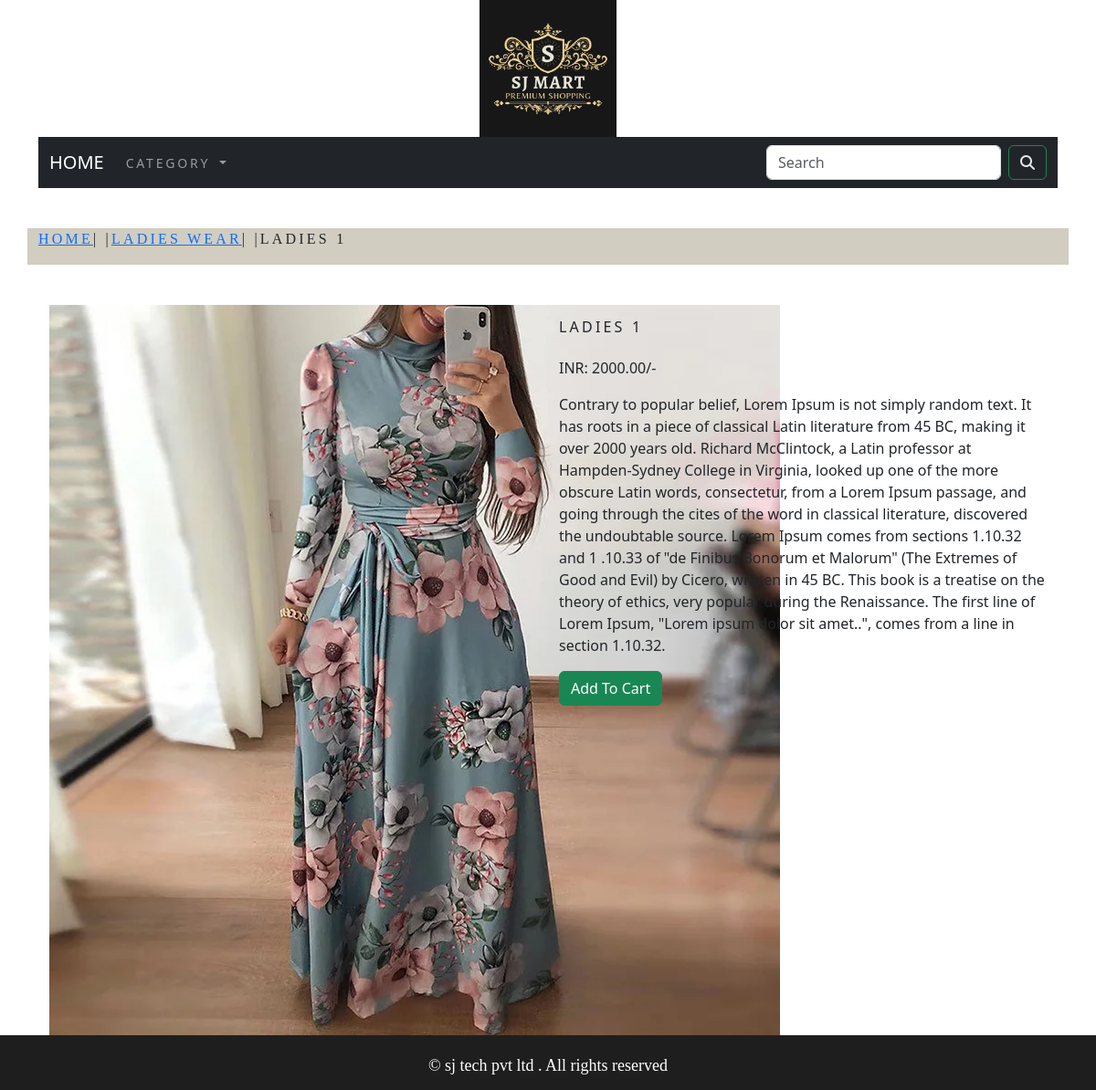
Page /EcomApp/ladies-wear/ladies-1/ on the committed database.
### EcomApp/models.py (models this page shows, shortened)
class Product(models.Model):
    name = models.CharField(max_length=250,unique=True)
    slug = models.SlugField(max_length=250,unique=True)
    description = models.TextField(blank=True)
    price = models.DecimalField(max_digits=10,decimal_places=2)
    category = models.ForeignKey(Category,on_delete=models.CASCADE)
    image = models.ImageField(upload_to='product',blank=True)
    stock = models.IntegerField()
    availability = models.BooleanField(default=True)
    created = models.DateTimeField(auto_now_add=True)
    updated = models.DateTimeField(auto_now=True)
    class Meta :
        ordering = ('name',)
        verbose_name = 'product'
        verbose_name_plural ='products'

class Category(models.Model):
    name = models.CharField(max_length=200,unique=True)
    slug = models.SlugField(max_length=200,unique=True)
    description = models.TextField(blank=True)
    image = models.ImageField(upload_to='category',blank=True)
    class Meta:
        ordering = ('name',)
        verbose_name = 'category'
        verbose_name_plural = 'categories'
    def get_url(self):
        return reverse('EcomApp:products_by_category',args=[self.slug])
    def __str__(self):
        return self.name

### EcomApp/views.py (the view)
# urls.py: path('<slug:c_slug>/<slug:product_slug>/',views.proDetail,name='ProdCatdetail'),
def proDetail(request, c_slug, product_slug):
    try:
        product= Product.objects.get(category__slug=c_slug,slug=product_slug)
    except Exception as e:
        raise e
    return render(request , 'product.html',{'product':product})

### EcomApp/context_processors.py (called while the page is built)
def menu_links(request):
    links = Category.objects.all()
    return dict(links=links)

### cart/context_processors.py (called while the page is built)
def counter(request):
    item_count = 0
    if 'admin' in request.path:
        return {}
    else:
        try:
            cart = Cart.objects.filter(cart_id=_cart_id(request))
            cart_items = CartItem.objects.all().filter(cart=cart[:1])
            for cart_item in cart_items:
                item_count += cart_item.quantity
        except Cart.DoesNotExist:
            item_count = 0
    return dict(item_count=item_count)

### cart/views.py (called while the page is built)
def _cart_id(request):
    cart = request.session.session_key
    if not cart:
        cart = request.session.create()
    return cart

### templates/product.html
{% extends 'base.html' %}
{% load static %}
{% block content %}
<div class="row my_prod_row_class">
    <div class="mx_auto">
        <p><a href="{% url 'EcomApp:allProdCat' %}">Home</a>| |<a href="{{product.category.get_url}}">{{product.category}}</a>| |{{product.name}}</p>
    </div>
</div> <br>
<div class="container">
    <div class="row">
        <div class="col-12 col-sm-12 col-md-6 col-lg-6">
            <div style="min-width:18rem;">
            <img src="{{product.image.url}}" alt="{{product.name}}">
            </div>
        </div>
        <div class="col-12 col-sm-12 col-md-6 col-lg-6">
            <h1 class="my_prod_title">{{product.name}}</h1>
            <p>INR: {{product.price}}/-</p>
            <p>{{product.description}}</p>
            {% if product.stock <= 0 %}
            <p class="text-justify my_prod_title"><b>Out Of Stock</b></p>
            {% else %}
            <a class="btn btn-success" href="{% url 'cart:add_cart' product.id %}">Add To Cart</a>
            {% endif %}
        </div>
    </div>
</div>
{% endblock %}

### static/css/custom.css (style rules this page uses)
.my_prod_row_class { padding-top:20px; padding-bottom:20px; }
.my_prod_row_class .mx_auto { background-color:#d1cdc0; font-family:Times New Roman; font-size: 16px; text-transform: uppercase; letter-spacing: .2em; }
.my_prod_title { font-size:16px; text-transform:uppercase; letter-spacing:.2em; padding-top:15px; padding-bottom:15px; }

### rows in the picture
Product: category "LADIES WEAR", name "LADIES 1", image (picture), price "2000.00", description "Contrary to popular belief, Lorem Ipsum is not simply random text. It has roots in a piece of classical Latin literature from 45 BC, making it over 2000 years old. Richard McClintock, a Latin professor at Hampden-Sydney College in Virginia, looked up one of the more obscure Latin words, consectetur, from a Lorem Ipsum passage, and going through the cites of the word in classical literature, discovered the undoubtable source. Lorem Ipsum comes from sections 1.10.32 and 1 .10.33 of \"de Finibus Bonorum et Malorum\" (The Extremes of Good and Evil) by Cicero, written in 45 BC. This book is a treatise on the theory of ethics, very popular during the Renaissance. The first line of Lorem Ipsum,…"
